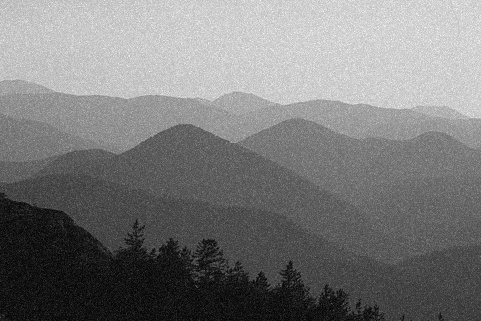
#> input picture add_noise/rayleigh.jpg, 481 x 321 px
$ python salt_pepper_noise.py
#> lines starting #> are read from the running program, lines starting #| are printed output that depends on the picture; after the words box and inside, x2 and y2 are one past the last pixel; in counts of white or black regions, pixels touching at a corner belong together
#> further down, img is the input picture: shape (321, 481); min 0, max 255, mean 121.9
import random
import cv2
import numpy as np
from PIL import Image
import matplotlib.pyplot as plt

#function to add noise
def add_noise(img):

    # Getting the dimensions of the image
    row , col = img.shape
#> row = 321; col = 481

    # Randomly pick some pixels in the
    # image for coloring them white
    # Pick a random number between 300 and 10000
    #number_of_pixels = random.randint(128, 16384)
    number_of_pixels = 1638
    for i in range(number_of_pixels):

        # Pick a random y coordinate
        y_coord=random.randint(0, row - 1)

        # Pick a random x coordinate
        x_coord=random.randint(0, col - 1)

        # Color that pixel to white
        img[y_coord][x_coord] = 255
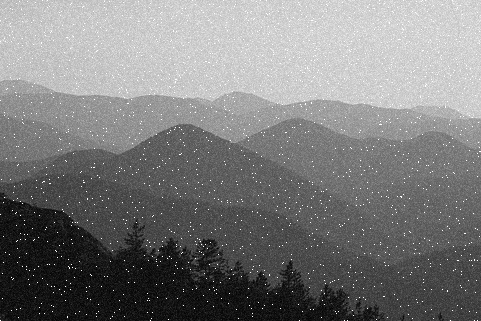
#> img: shape (321, 481); 1.06% of pixels changed, all inside (x1, y1, x2, y2) = (0, 0, 481, 321)

    # Randomly pick some pixels in
    # the image for coloring them black
    # Pick a random number between 300 and 10000
    #number_of_pixels = random.randint(128, 16384)
    number_of_pixels = 1638
    for i in range(number_of_pixels):

        # Pick a random y coordinate
        y_coord=random.randint(0, row - 1)

        # Pick a random x coordinate
        x_coord=random.randint(0, col - 1)

        # Color that pixel to black
        img[y_coord][x_coord] = 0
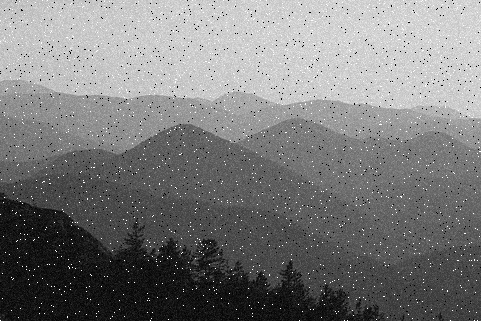
#> img: shape (321, 481); 1.05% of pixels changed, all inside (x1, y1, x2, y2) = (0, 0, 481, 321)

    return img

#Read the image
img = cv2.imread('rayleigh.jpg',
                 cv2.IMREAD_GRAYSCALE)
#Display Image
cv2.imshow('sample image',img)
cv2.waitKey(0) # waits until a key is pressed
cv2.destroyAllWindows()
#Adding the noise
img2 = cv2.imwrite('noised.tif',
            add_noise(img))


cv2.waitKey(0) # waits until a key is pressed
cv2.destroyAllWindows()
#display noised image
img3 = cv2.imread('noised.tif')
#> img3: shape (321, 481, 3); min 0, max 255, mean 121.9
cv2.imshow('noised',img3)
cv2.waitKey(0)

$ run again, with add_noise/exponential.jpg copied over add_noise/rayleigh.jpg
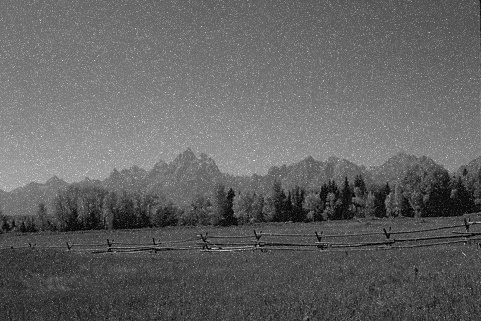
#> input picture add_noise/exponential.jpg, 481 x 321 px
#> img is the input picture: shape (321, 481); min 0, max 255, mean 98.6
#> after the loop in add_noise, `for i in range(number_of_pixels):`:
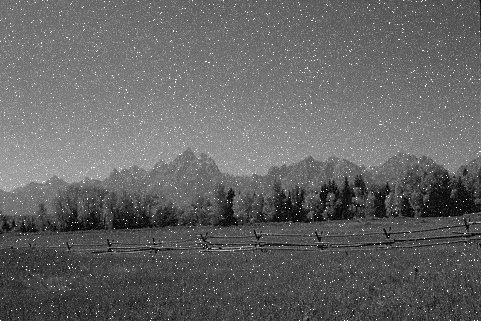
#> img: shape (321, 481); 1.06% of pixels changed, all inside (x1, y1, x2, y2) = (0, 0, 481, 321)
#> after the loop in add_noise, `for i in range(number_of_pixels):`:
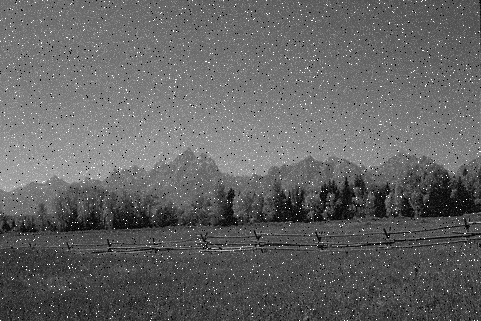
#> img: shape (321, 481); 1.05% of pixels changed, all inside (x1, y1, x2, y2) = (0, 0, 481, 321)
